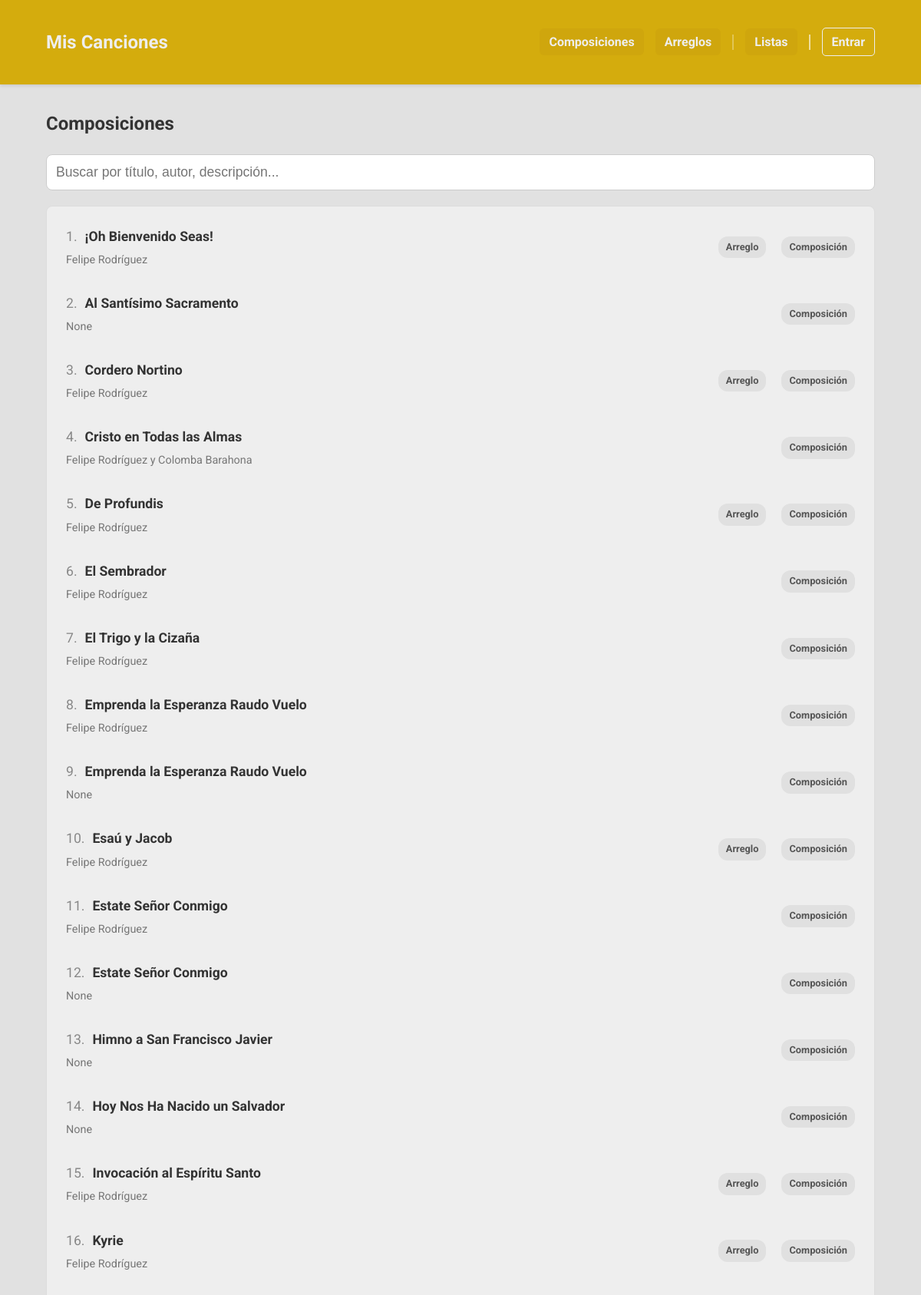
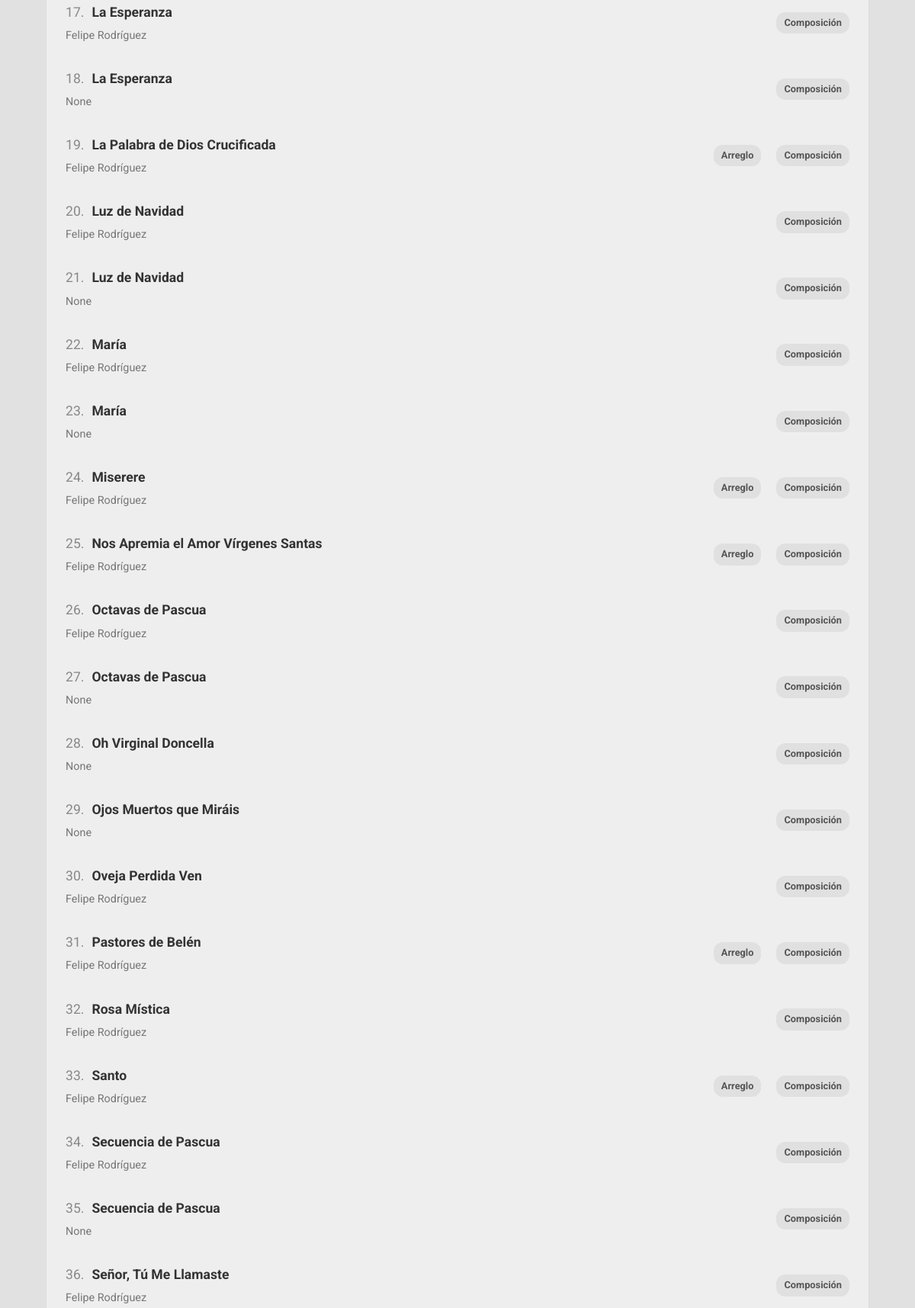
Screenshot of /composiciones (upper part) with the database file from the repository (2 pictures, top to bottom).
### app.py (models this page shows, shortened)
class Cancion(db.Model):
    id = db.Column(db.Integer, primary_key=True)
    titulo = db.Column(db.String(150), nullable=False)
    musica = db.Column(db.String(100))
    letra = db.Column(db.String(100))
    adaptacion = db.Column(db.String(100))
    idioma = db.Column(db.String(50))
    dia = db.Column(db.Integer, nullable=True)
    mes = db.Column(db.Integer, nullable=True)
    anio = db.Column(db.Integer)
    descripcion = db.Column(db.Text)
    audio = db.Column(db.String(150))
    letras_acordes = db.Column(db.String(150)) # Antes 'partitura' (PDF)
    partitura = db.Column(db.String(150))      # Antes 'partitura_xml' (MusicXML)
    midi = db.Column(db.String(150))           # Archivo MIDI
    tags_json = db.Column(db.String(500))
    tipo = db.Column(db.String(50), nullable=False, default='local')
    categorias_json = db.Column(db.String(200))
    youtube_video_embed = db.Column(db.Text)
    youtube_audio_embed = db.Column(db.Text)
    @property
    def categorias(self):
        return json.loads(self.categorias_json) if self.categorias_json else []

### app.py (the view)
@app.route('/composiciones')
def ver_composiciones():
    base_songs = search_by_category("Composición")
    filtered_songs, search_query = search_songs(base_songs)
    filtered_songs.sort(key=lambda x: (0, x.titulo) if x.titulo.startswith('¡') else (1, x.titulo))
    return render_template('composiciones.html', composiciones=filtered_songs, search_query=search_query, page_context='composiciones')

### app.py (called while the page is built, shortened)
@app.template_filter('sort_categories_for_page')
def sort_categories_for_page(categories, page_context='default'):
    sorted_cats = list(categories) # Crear una copia para no modificar la original
    if page_context == 'arreglos':
        sorted_cats.sort(key=lambda x: (x != 'Composición', x != 'Arreglo'))
    else:
        sorted_cats.sort(key=lambda x: (x != 'Arreglo', x != 'Composición'))
    return sorted_cats

def search_songs(base_songs):
    search_query = request.args.get('search', '').strip()
    if not search_query:
        return base_songs, search_query

def search_by_category(category_name):
    all_songs = Cancion.query.all()
    normalized_category = unidecode(category_name.lower())
    return [
        song for song in all_songs if normalized_category in unidecode(str(song.categorias).lower())
    ]

### templates/composiciones.html
{% extends "base.html" %}
{% block content %}
    <h2>Composiciones</h2>
    {% include '_filters.html' %}
    <div class="lista-scroll" id="song-list-container">
        {% include '_song_list.html' %}
    </div>
{% endblock %}

### templates/_song_list.html
<div class="lista-composiciones">
    {% for obra in composiciones %}
        <a href="{{ url_for('ver_composicion', comp_id=obra.id, context=page_context, tag_name=tag_nombre, search=search_query, sort_by=sort_by) }}" class="tarjeta-obra">
            <div class="info-tarjeta">
                <div class="song-title-with-number">
                    <span class="song-number">{{ loop.index }}.</span>
                    <h3>{{ obra.titulo }}</h3>
                </div>
                <p>{{ obra.musica }}</p>
            </div>
            <div class="categoria-tags-container">
                {% if obra.categorias %}
                    {% for cat in obra.categorias | sort_categories_for_page(page_context) %}
                        <span class="categoria-tag">{{ cat }}</span>
                    {% endfor %}
                {% endif %}
            </div>
        </a>
    {% else %}
        <p style="padding: 20px;">No se encontraron canciones que coincidan con tu búsqueda.</p>
    {% endfor %}
</div>

### static/style.css (style rules this page uses)
:root { --color-principal: #d4ac0d; --color-fondo: #e1e1e1; --color-boton-nav: #cfa60d; --color-texto: #333; --color-acento: #f1c40f; --color-blanco: #eeeeee; }
body { font-family: 'Roboto', sans-serif; background-color: var(--color-fondo); color: var(--color-texto); margin: 0; line-height: 1.6; }
.lista-scroll { height: 85vh; overflow-y: auto; border: 1px solid #ddd; border-radius: 8px; background-color: var(--color-blanco); }
.lista-composiciones { display: block; padding: 10px; }
.tarjeta-obra { display: flex; justify-content: space-between; align-items: center; border-bottom: 1px solid #eee; text-decoration: none; color: var(--color-texto); transition: background-color 0.2s; padding: 15px; }
.song-title-with-number { display: flex; align-items: baseline; gap: 10px; }
.song-number { color: #888; font-size: 1.1em; }
.info-tarjeta { padding: 0; }
.info-tarjeta h3 { margin: 0 0 5px 0; font-size: 1.1em; }
.info-tarjeta p { margin: 0; color: #777; font-size: 0.9em; }
.categoria-tags-container { display: flex; gap: 5px; }
.categoria-tag { background-color: #e0e0e0; color: #555; font-size: 0.8em; font-weight: bold; padding: 4px 10px; border-radius: 12px; margin-left: 15px; white-space: nowrap; }

### rows the page displays
Cancion: titulo "¡Oh Bienvenido Seas!", musica "Felipe Rodríguez", cat "Arreglo" "Composición"
Cancion: titulo "Al Santísimo Sacramento", musica "None", cat "Composición"
Cancion: titulo "Cordero Nortino", musica "Felipe Rodríguez", cat "Arreglo" "Composición"
Cancion: titulo "Cristo en Todas las Almas", musica "Felipe Rodríguez y Colomba Barahona", cat "Composición"
Cancion: titulo "De Profundis", musica "Felipe Rodríguez", cat "Arreglo" "Composición"
Cancion: titulo "El Sembrador", musica "Felipe Rodríguez", cat "Composición"
Cancion: titulo "El Trigo y la Cizaña", musica "Felipe Rodríguez", cat "Composición"
Cancion: titulo "Emprenda la Esperanza Raudo Vuelo", musica "Felipe Rodríguez", cat "Composición"
Cancion: titulo "Emprenda la Esperanza Raudo Vuelo", musica "None", cat "Composición"
Cancion: titulo "Esaú y Jacob", musica "Felipe Rodríguez", cat "Arreglo" "Composición"
Cancion: titulo "Estate Señor Conmigo", musica "Felipe Rodríguez", cat "Composición"
Cancion: titulo "Estate Señor Conmigo", musica "None", cat "Composición"
Cancion: titulo "Himno a San Francisco Javier", musica "None", cat "Composición"
Cancion: titulo "Hoy Nos Ha Nacido un Salvador", musica "None", cat "Composición"
Cancion: titulo "Invocación al Espíritu Santo", musica "Felipe Rodríguez", cat "Arreglo" "Composición"
Cancion: titulo "Kyrie", musica "Felipe Rodríguez", cat "Arreglo" "Composición"
Cancion: titulo "La Esperanza", musica "Felipe Rodríguez", cat "Composición"
Cancion: titulo "La Esperanza", musica "None", cat "Composición"
Cancion: titulo "La Palabra de Dios Crucificada", musica "Felipe Rodríguez", cat "Arreglo" "Composición"
Cancion: titulo "Luz de Navidad", musica "Felipe Rodríguez", cat "Composición"
Cancion: titulo "Luz de Navidad", musica "None", cat "Composición"
Cancion: titulo "María", musica "Felipe Rodríguez", cat "Composición"
Cancion: titulo "María", musica "None", cat "Composición"
Cancion: titulo "Miserere", musica "Felipe Rodríguez", cat "Arreglo" "Composición"
Cancion: titulo "Nos Apremia el Amor Vírgenes Santas", musica "Felipe Rodríguez", cat "Arreglo" "Composición"
Cancion: titulo "Octavas de Pascua", musica "Felipe Rodríguez", cat "Composición"
Cancion: titulo "Octavas de Pascua", musica "None", cat "Composición"
Cancion: titulo "Oh Virginal Doncella", musica "None", cat "Composición"
Cancion: titulo "Ojos Muertos que Miráis", musica "None", cat "Composición"
Cancion: titulo "Oveja Perdida Ven", musica "Felipe Rodríguez", cat "Composición"
Cancion: titulo "Pastores de Belén", musica "Felipe Rodríguez", cat "Arreglo" "Composición"
Cancion: titulo "Rosa Mística", musica "Felipe Rodríguez", cat "Composición"
Cancion: titulo "Santo", musica "Felipe Rodríguez", cat "Arreglo" "Composición"
Cancion: titulo "Secuencia de Pascua", musica "Felipe Rodríguez", cat "Composición"
Cancion: titulo "Secuencia de Pascua", musica "None", cat "Composición"
Cancion: titulo "Señor, Tú Me Llamaste", musica "Felipe Rodríguez", cat "Composición"
